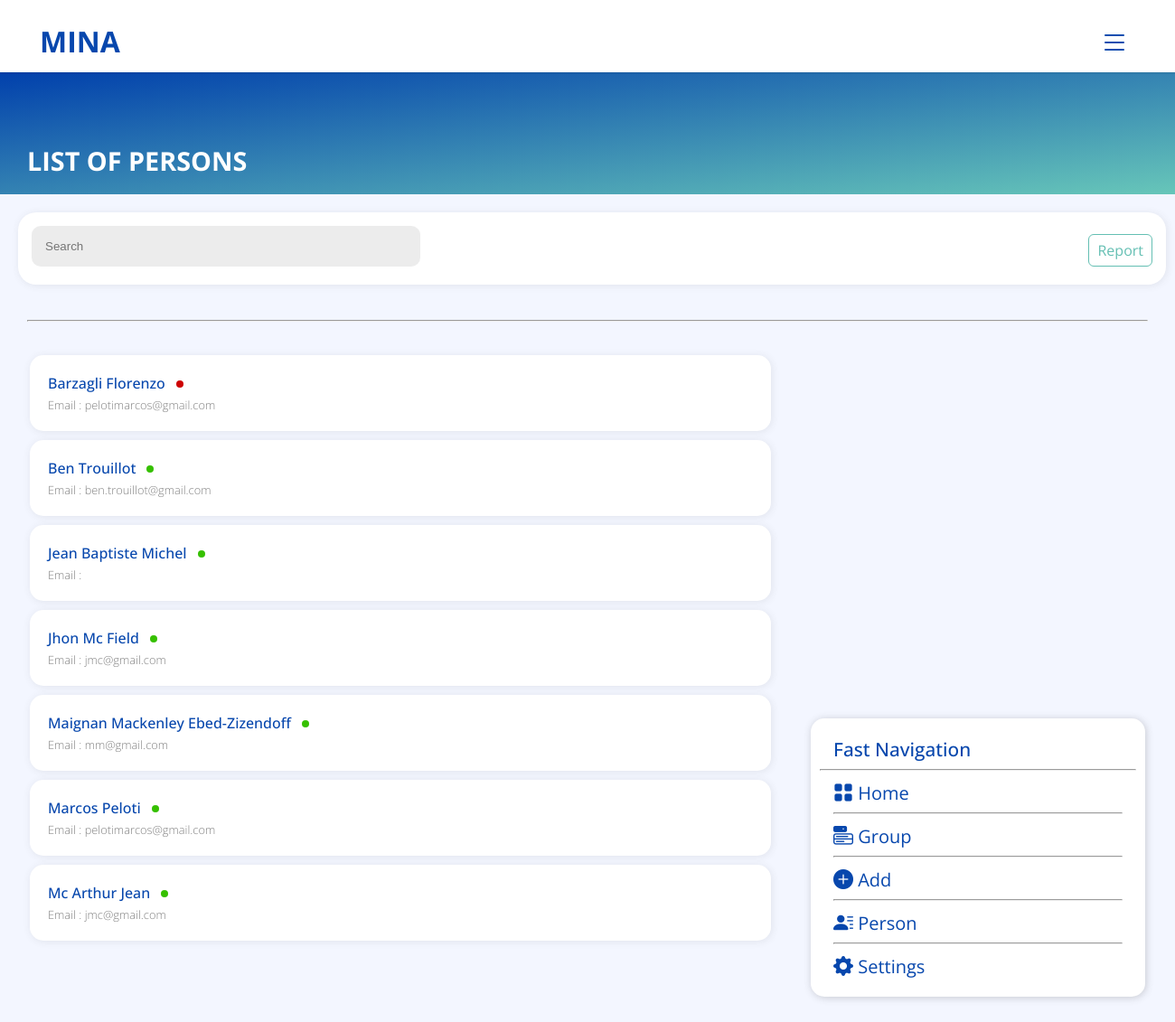
Page /View/list-person.php (signed in) on the committed database.
### tables this page shows
CREATE TABLE `entreprise` (
  `id_ent` int(11) NOT NULL,
  `code_entreprise` varchar(50) NOT NULL,
  `nom_entreprise` varchar(100) NOT NULL,
  `date_creation` date NOT NULL,
  `date_expiration` date NOT NULL,
  `statut_id` int(11) NOT NULL
);

CREATE TABLE `personne` (
  `id_person` int(11) NOT NULL,
  `nom` varchar(50) NOT NULL,
  `prenom` varchar(50) NOT NULL,
  `date_naissance` date NOT NULL,
  `lieu_naissance` varchar(50) NOT NULL,
  `telephone_1` varchar(20) NOT NULL,
  `telephone_2` varchar(20) NOT NULL,
  `adresse` varchar(100) NOT NULL,
  `email` varchar(50) NOT NULL,
  `profile_image` varchar(255) NOT NULL,
  `date_exp` date NOT NULL DEFAULT current_timestamp(),
  `creation_date` date NOT NULL DEFAULT current_timestamp(),
  `id_statut` int(11) NOT NULL,
  `id_dependant` int(11) DEFAULT NULL,
  `id_group` int(11) NOT NULL,
  `id_program` int(11) NOT NULL
);

### View/list-person.php (the view, shortened to what this page needs)
<!Doctype html>
<html>
<head>
    <link rel="stylesheet" href="css/style.css">
    <link rel="stylesheet" href="css/main.css">
    <link rel="stylesheet" href="https://cdn.jsdelivr.net/npm/bootstrap-icons@1.5.0/font/bootstrap-icons.css">
</head>
<body class="body">
    <?php
    include_once('header.php');
    ?>
    <div class="header-content">
        <?php
        echo '<div class="title">List of persons</div>';
        ?>
    </div>
    <div class="second-part-content">
        <div class="search">
            <div class="custom-container">
                <form action="" method="post" class="">
                    <input type="text" name="searchAll" id="" placeholder="Search" class="search-main">
                </form>
            </div>
            <div class="link">
                <ul>
                    <?php
                    if (isset($_SESSION["role"]) && $_SESSION["role"] === 3 || $_SESSION["role"] === 2) {
                        echo '<li>';
                        echo '</li> <li><a href="report.php" class="btn btn-outline-muted">Report</a></li>';
                    } elseif (isset($_SESSION["role"]) && $_SESSION["role"] === 1) {
                        echo '<li><a href="report.php" class="btn btn-outline-muted">Report</a></li>';
                    }
                    ?>
                </ul>
            </div>
        </div>
    </div>
    <div class="third-part-content">
        <div class="container mt-3">
            <span class="title-page-list">
                <hr>
            </span>
            <div class="list-content mt-3 mb-5">
                <?php
                if (isset($_POST["searchAll"])) {
                    $search = $_POST["searchAll"];
                    $code_entreprise = $_SESSION["code_entreprise"];
                    $query = "SELECT * FROM personne WHERE nom LIKE '%$search%' OR prenom LIKE '%$search%' ORDER BY personne.nom ASC";
                    $result = $conn->query($query);
                    if (mysqli_num_rows($result) > 0) {
                        while ($row = mysqli_fetch_assoc($result)) {
                            if ($row["id_statut"] == 1) {
                                $color = "green-circle";
                            } elseif ($row["id_statut"] == 2) {
                                $color = "red-circle";
                            }
                            echo '<a href="person-details.php?person-details=' . $row["id_person"] . '" class="nav-link">
                            <div class="bg-white">
                                <div class="group-name-and-details">
                                    <div class="group-name">' . $row["nom"] . ' ' . $row["prenom"] . '<span class="' . $color . '" ></span></div>
                                    <div class="group-details">
                                        Email  : ' . $row["email"] . '</div>
                                    </div>';
                            echo '</div>
                        </a>';
                        }
                    } else {
                        echo '<div class="bg-white">
                        <div class="group-name-and-details">
                            <div class="group-name">There is no person here...</div>
                            <div class="group-details">Please add a new person in this group !</div>
                        </div>
                    </div>';
                    }
                } else {
                    $code_entreprise = $_SESSION["code_entreprise"];
                    $query = "SELECT * FROM entreprise, program, groupe, personne WHERE entreprise.code_entreprise = '$code_entreprise'
                    AND program.code_entreprise = '$code_entreprise' AND  personne.id_program = program.id_program AND
                    personne.id_group = groupe.id_group AND groupe.id_program = program.id_program ORDER BY personne.nom ASC";
                    $result = $conn->query($query);
                    if (mysqli_num_rows($result) > 0) {
                        while ($row = mysqli_fetch_assoc($result)) {
                            if ($row["id_statut"] == 1) {
                                $color = "green-circle";
                            } elseif ($row["id_statut"] == 2) {
                                $color = "red-circle";
                            }
                            echo '<a href="person-details.php?person-details=' . $row["id_person"] . '" class="nav-link">
                            <div class="bg-white">
                                <div class="group-name-and-details">
                                    <div class="group-name">' . $row["nom"] . ' ' . $row["prenom"] . '<span class="' . $color . '" ></span></div>
                                    <div class="group-details">
                                        Email  : ' . $row["email"] . '</div>
                                    </div>
                            </div>
                        </a>';
                        }
                    }
                }
                ?>
                <?php
                include_once('sidebar.php');
                ?>
            </div>
        </div>
    </div>
    <?php
    include_once('footer.php');
    ?>
</body>
</html>

### View/css/style.css (style rules this page uses)
:root { --background-color: #F3F6FF; --white: #FFF; --gray: rgba(128, 128, 128, 0.863); --primary: #0747AD; --secondary: #8d9da1; --muted: #64BFB3; --bg-light-gray: rgb(252, 252, 252); --red: rgb(180, 12, 0); }
.container { padding: 0 30px; }
a { text-decoration: none; -webkit-tap-highlight-color: transparent; }
body, .body { background-color: var(--background-color); padding: 0; margin: 0; font-family: 'Open Sans', sans-serif; }
.header-content { background-image: linear-gradient(to bottom right, rgb(1, 64, 172), rgb(103, 198, 185)); height: auto; width: 100%; color: var(--white); padding: 18px 0; margin-top:80px; position: unset; }
.title, .subtitle { margin: 0 30px; width: auto; }
.title { font-size: 1.8rem; font-weight: bold; margin-top: 60px; text-transform: uppercase; width: auto; }
.second-part-content { margin: 20px; padding: 15px; height: 50px; width: 1240px; background-color: var(--white); box-shadow: 1px 1px 8px rgba(65, 65, 65, 0.1); border-radius: 20px; }
.custom-container { float: left; }
.search-main { height: 45px; width: 400px; background-color: rgba(206, 206, 206, 0.384); border-style: none; border-radius: 10px; padding: 0 15px; -webkit-tap-highlight-color: transparent; }
.nav-link { color: inherit; text-decoration: none !important; -webkit-tap-highlight-color: transparent; }
.link { position: unset; float: right; }
.link ul li { list-style: none; display: inline-block; }
.btn { background-color: none; padding: 6px 9px; text-decoration: none; padding: 6px 9px; border-radius: 6px; }
.btn-outline-muted { border: 1px solid var(--muted); color: var(--muted); }
.mt-3 { margin-top: 3%; }
.mb-5 { margin-bottom: 100px; }
.list-content { padding: 0 3px; }
.bg-white { height: auto; width: 800px; border-radius: 15px; box-shadow: 1px 1px 8px rgba(65, 65, 65, 0.1); background-color: var(--white); padding: 20px 10px; margin-bottom: 10px; }
.name, .group-name { font-weight: 500; color: var(--primary); margin-bottom: 4px; width: max-content; }
.group-name-and-details { position: unset; margin-top: 0; margin-left: 10px; }
.group-details { font-weight: lighter; font-size: 0.8rem; color: gray; }

### View/css/main.css (style rules this page uses)
.green-circle { height: 8px; width: 8px; border-radius: 100%; background-color: #36c000; float: right; margin: 8px 12px 0 12px; }
.red-circle { height: 8px; width: 8px; border-radius: 100%; background-color: #ce0202; float: right; margin: 8px 12px 0 12px; }

### rows in the picture
entreprise: personne.nom "Barzagli", personne.prenom "Florenzo", personne.email "pelotimarcos@gmail.com", personne.nom "Ben", personne.prenom "Trouillot", personne.email "ben.trouillot@gmail.com", personne.nom "Jean Baptiste", personne.prenom "Michel", personne.nom "Jhon", personne.prenom "Mc Field", personne.email "jmc@gmail.com", personne.nom "Maignan", personne.prenom "Mackenley Ebed-Zizendoff", personne.email "mm@gmail.com", personne.nom "Marcos", personne.prenom "Peloti", personne.nom "Mc Arthur", personne.prenom "Jean"
